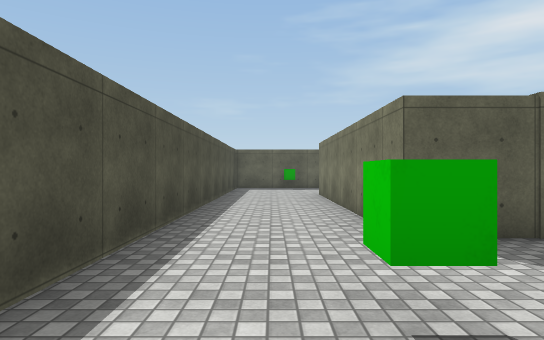
view 1 (above)

16 first-person views from a walk through a Unity game level. The camera is 1.3 m above the floor, looks level and sees 75° across. The floor is counted in squares, 2 m on a side. Each view is taken from the middle of a square. On the plan, view 1 faces up. The plan holds only what a view shows up to about 10 squares ahead; the rest is blank. The player is left out. Some animated figures are not drawn. Surface patterns are stand-ins for the level's own textures.

view 2
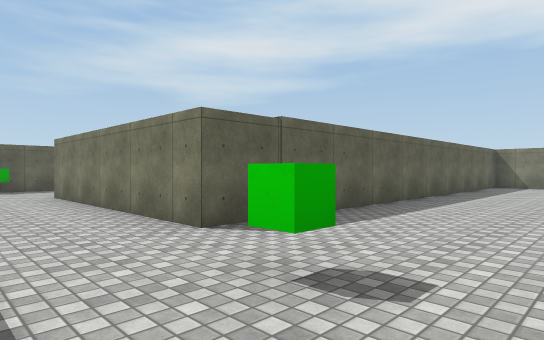

view 3
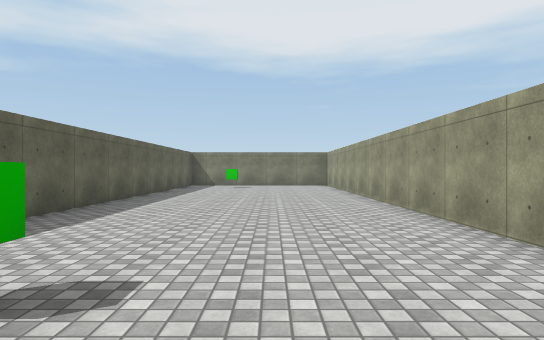

view 4
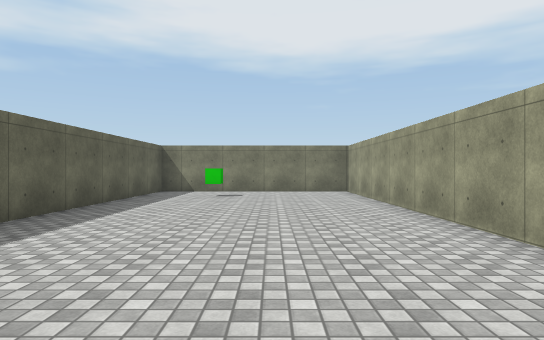

view 5
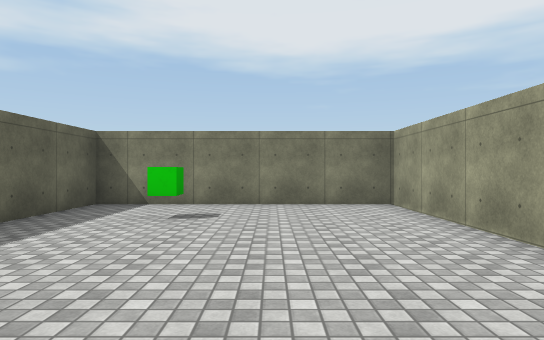

view 6
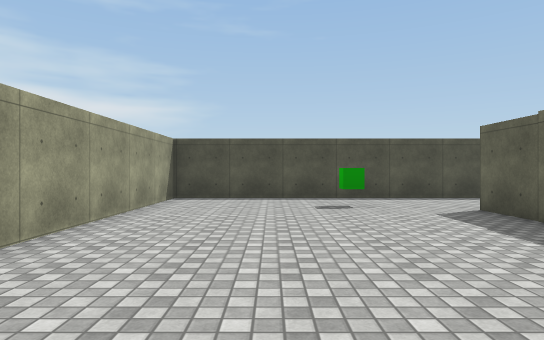

view 7
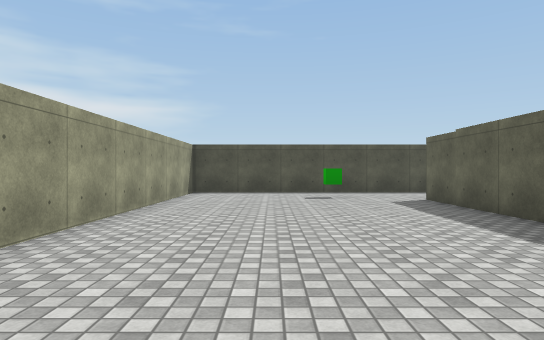

view 8
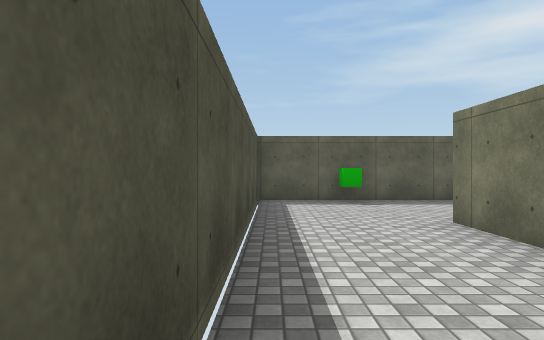

view 9
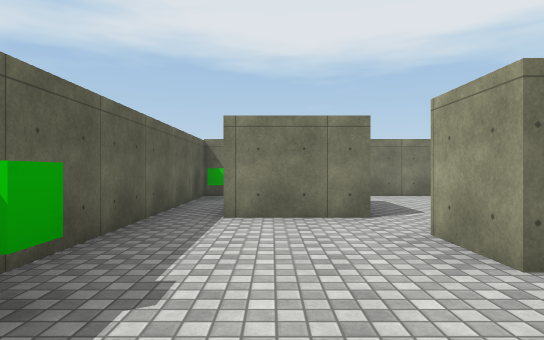

view 10
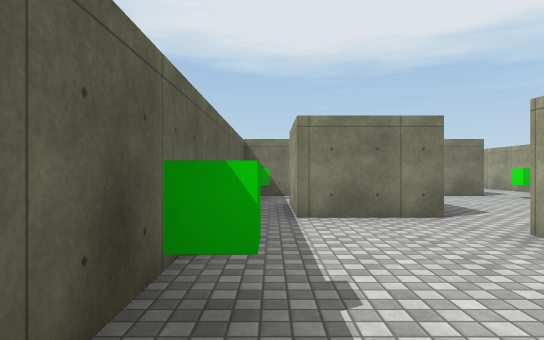

view 11
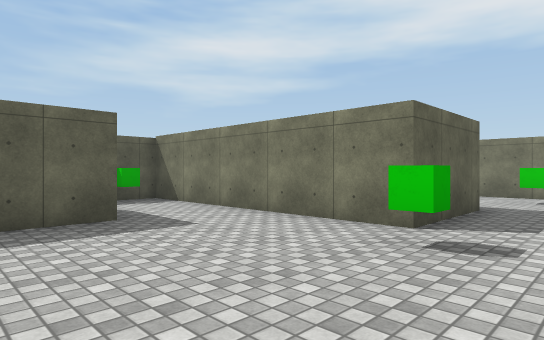

view 12
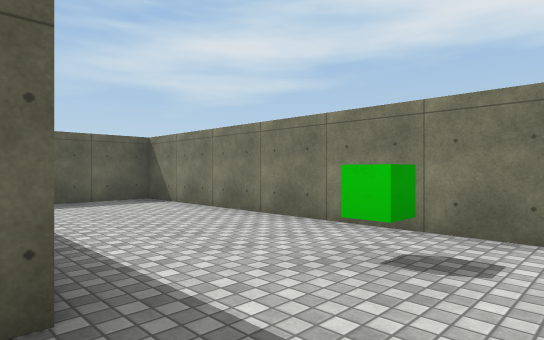

view 13
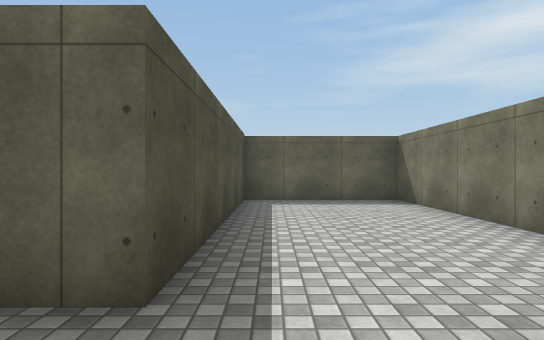

view 14
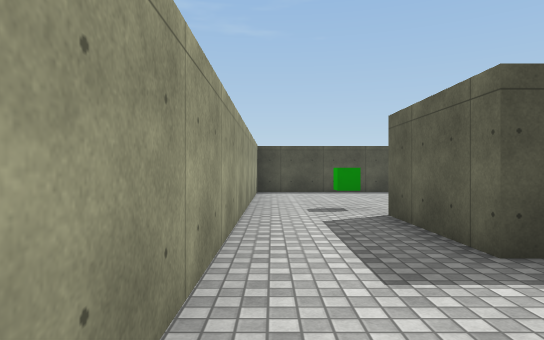

view 15
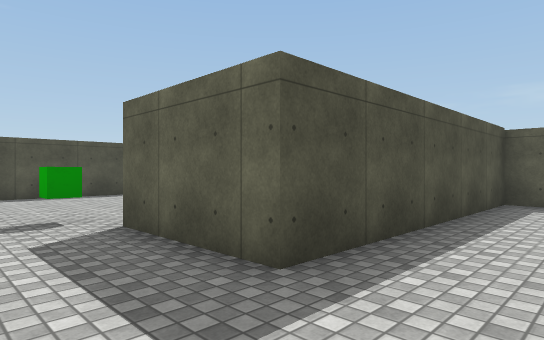

view 16
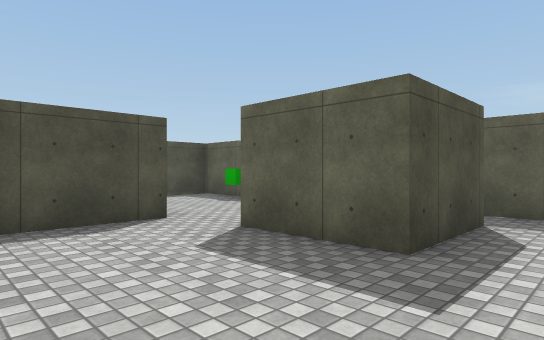

### Floor plan
Points are (right, up) in squares from view 1. A wall is a line through its corners. A room is listed if a view was taken in it or the views show most of it. See-through windows are left out.
Room 1 (views 1, 2, 3, 4, 5, 6, 7, 8, 9, 10)
walls: (3.8, 9.7) (3.8, 11.7) (5.8, 11.7) (5.8, 9.7); (7.9, 9.4) (7.9, 12.7) (-1.3, 12.7) (-1.3, -2.3) (13.7, -2.3) (13.7, 3.4) (1.3, 3.4) (1.3, 9.4) (2.6, 9.4)
ways out: opening at (2.5, 10.5) to room 2; opening at (7, 10.5) to room 2
objects: green cube (1, 1); green cube (1, 12); green cube (7, 12); green cube (12, 1)
Room 2 (views 11, 12, 13, 14, 15, 16)
walls: (5.8, 9.7) (3.8, 9.7); (2.6, 9.4) (2.6, 6.2); (3.2, 4.6) (12.5, 4.6); (13.7, 5.4) (13.7, 12.7) (10.4, 12.7) (10.4, 6.7) (7.9, 6.7) (7.9, 9.4)
ways out: opening at (2.5, 10.5) to room 1; opening at (7, 10.5) to room 1
objects: green cube (7, 6); green cube (12, 6)

Where each view was taken, in squares from view 1:
view 1: 0 up, 0 right, facing up
view 2: 0 up, 1 left, facing up-right
view 3: 0 up, 1 left, facing right
view 4: 0 up, 3 right, facing right
view 5: 0 up, 7 right, facing right
view 6: 0 up, 7 right, facing left
view 7: 0 up, 9 right, facing left
view 8: 5 up, 1 left, facing up
view 9: 11 up, 1 left, facing right
view 10: 12 up, 1 left, facing right
view 11: 5 up, 4 right, facing up-right
view 12: 5 up, 10 right, facing up-right
view 13: 5 up, 11 right, facing up
view 14: 5 up, 13 right, facing left
view 15: 5 up, 12 right, facing up-left
view 16: 7 up, 7 right, facing up-left
